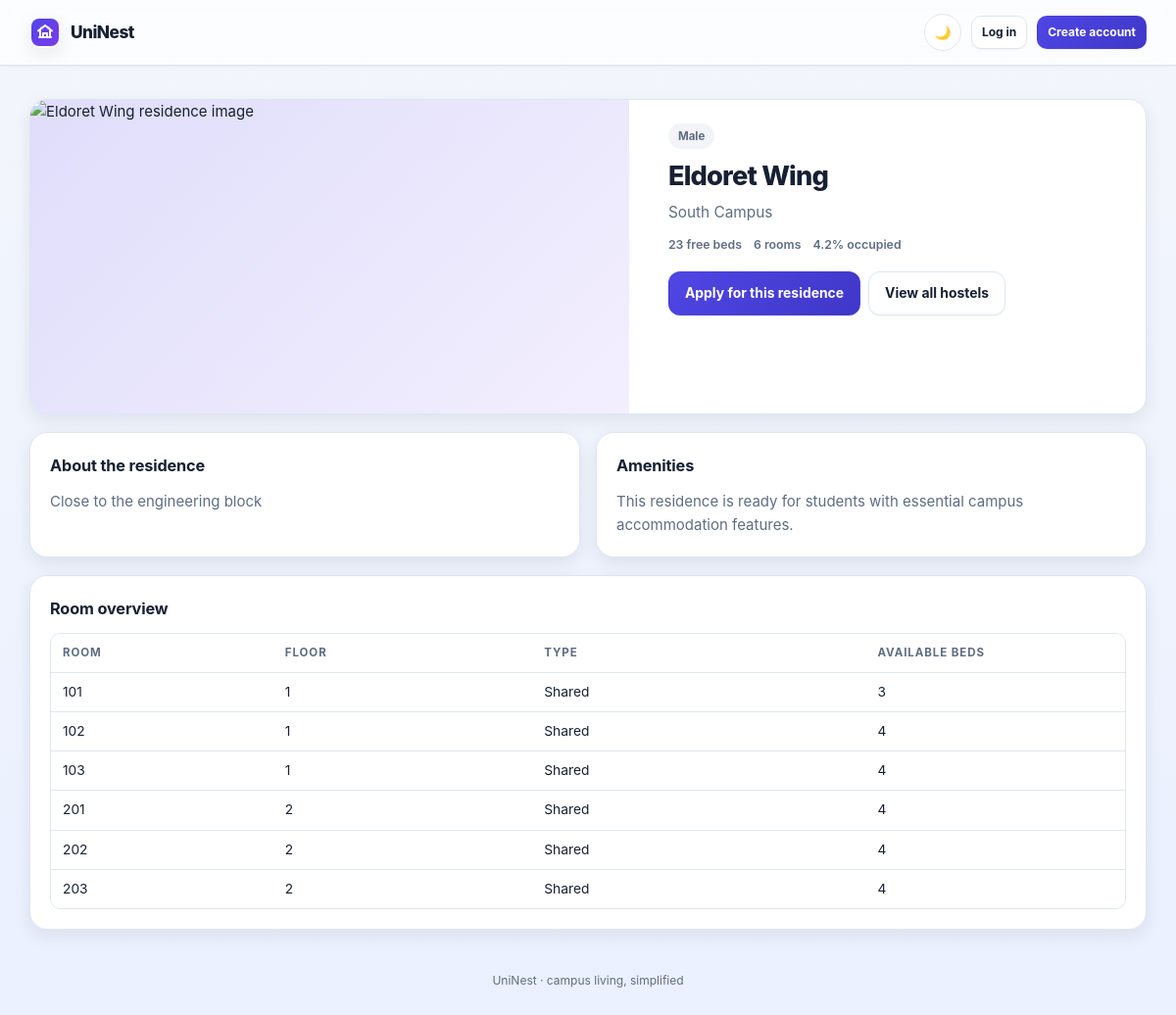
The app's page /hostels/2 with its own data.
### app/models/hostel.py (models this page shows, shortened)
class Hostel(db.Model):
    __tablename__ = "hostels"
    id = db.Column(db.Integer, primary_key=True)
    name = db.Column(db.String(120), unique=True, nullable=False)
    gender = db.Column(db.String(10), nullable=False, default="mixed")
    location = db.Column(db.String(120))
    description = db.Column(db.String(255))
    image_url = db.Column(db.String(500))
    amenities = db.Column(db.Text, default="")
    created_at = db.Column(db.DateTime, default=datetime.utcnow)
    rooms = db.relationship("Room", back_populates="hostel", cascade="all, delete-orphan", lazy="dynamic")
    @property
    def beds_total(self):
        return sum(r.beds_total for r in self.rooms)
    @property
    def beds_occupied(self):
        return sum(r.beds_occupied for r in self.rooms)
    @property
    def beds_available(self):
        return self.beds_total - self.beds_occupied - self.beds_maintenance
    @property
    def beds_maintenance(self):
        return sum(r.beds_maintenance for r in self.rooms)
    @property
    def occupancy_rate(self):
        if self.beds_total == 0:
            return 0
        return round(100.0 * self.beds_occupied / self.beds_total, 1)
    @property
    def amenity_list(self):
        if not self.amenities:
            return []

class Room(db.Model):
    __tablename__ = "rooms"
    id = db.Column(db.Integer, primary_key=True)
    hostel_id = db.Column(db.Integer, db.ForeignKey("hostels.id"), nullable=False)
    number = db.Column(db.String(20), nullable=False)
    floor = db.Column(db.Integer)
    room_type = db.Column(db.String(20), default="shared")
    created_at = db.Column(db.DateTime, default=datetime.utcnow)
    hostel = db.relationship("Hostel", back_populates="rooms")
    beds = db.relationship("Bed", back_populates="room", cascade="all, delete-orphan", lazy="dynamic")
    __table_args__ = (db.UniqueConstraint("hostel_id", "number", name="uq_room_number_in_hostel"),)
    @property
    def beds_total(self):
        return self.beds.count()
    @property
    def beds_occupied(self):
        return self.beds.filter_by(status="occupied").count()
    @property
    def beds_maintenance(self):
        return self.beds.filter_by(status="maintenance").count()
    @property
    def beds_available(self):
        return self.beds.filter_by(status="available").count()

### app/routes/web.py (the view)
@bp.get("/hostels/<int:hostel_id>")
def hostel_detail(hostel_id):
    hostel = db.session.get(Hostel, hostel_id)
    if not hostel:
        flash("Hostel not found.", "error")
        return redirect(url_for("web.index"))
    rooms = hostel.rooms.order_by(Room.number).all()
    return render_template("hostel_detail.html", hostel=hostel, rooms=rooms)

### app/routes/web.py (called while the page is built)
@bp.app_context_processor
def template_context():
    user = current_user()
    unread = 0
    if user:
        unread = report_service.unread_counts(user.id)
    return {"current_user": user, "unread_count": unread}

def current_user():
    uid = session.get("uid")
    return db.session.get(User, uid) if uid else None

### templates/hostel_detail.html (shortened to what this page needs)
{% extends "base.html" %}
{% set hostel_fallbacks = [
  'https://images.unsplash.com/photo-1566073771259-6a8506099945?auto=format&fit=crop&w=1200&q=80',
  'https://images.unsplash.com/photo-1505693416388-ac5ce068fe85?auto=format&fit=crop&w=1200&q=80',
  'https://images.unsplash.com/photo-1522708323590-d24dbb6b0267?auto=format&fit=crop&w=1200&q=80',
  'https://images.unsplash.com/photo-1494526585095-c41746248156?auto=format&fit=crop&w=1200&q=80'
] %}
{% block content %}
<div class="card hostel-detail-hero">
  <img class="hostel-detail-image" src="{{ hostel.image_url or hostel_fallbacks[hostel.id % hostel_fallbacks|length] }}" alt="{{ hostel.name }} residence image">
  <div class="hostel-detail-copy">
    <span class="pill low">{{ hostel.gender|capitalize }}</span>
    <h1 class="page-title" style="margin-top:12px;">{{ hostel.name }}</h1>
    <p class="page-sub" style="margin-bottom:10px;">{{ hostel.location or 'Campus residence' }}</p>
    <div class="hostel-meta">
      <span>{{ hostel.beds_available }} free beds</span>
      <span>{{ rooms|length }} rooms</span>
      <span>{{ hostel.occupancy_rate }}% occupied</span>
    </div>
    <div class="btn-row" style="margin-top:18px;">
      <a class="btn primary" href="{{ url_for('web.my_apply') }}">Apply for this residence</a>
      <a class="btn" href="{{ url_for('web.index') }}">View all hostels</a>
    </div>
  </div>
</div>
<div class="grid cols-2">
  <div class="card">
    <div class="card-title">About the residence</div>
    <p class="hostel-copy" style="margin:0;">{{ hostel.description or 'A comfortable and well-managed residence designed to make campus living easier and more productive.' }}</p>
  </div>
  <div class="card">
    <div class="card-title">Amenities</div>
    {% if hostel.amenity_list %}
      <ul class="amenity-list">
        {% for item in hostel.amenity_list %}
          <li>{{ item }}</li>
        {% endfor %}
      </ul>
    {% else %}
      <p class="hostel-copy" style="margin:0;">This residence is ready for students with essential campus accommodation features.</p>
    {% endif %}
  </div>
</div>
<div class="card">
  <div class="card-title">Room overview</div>
  {% if rooms %}
    <table class="table">
      <thead>
        <tr><th>Room</th><th>Floor</th><th>Type</th><th>Available beds</th></tr>
      </thead>
      <tbody>
        {% for room in rooms %}
        <tr>
          <td>{{ room.number }}</td>
          <td>{{ room.floor or '—' }}</td>
          <td>{{ room.room_type|capitalize }}</td>
          <td>{{ room.beds_available }}</td>
        </tr>
        {% endfor %}
      </tbody>
    </table>
  {% else %}
    <p class="hostel-copy" style="margin:0;">Room information will appear here once the hostel is configured.</p>
  {% endif %}
</div>
{% endblock %}

### static/css/uni.css (style rules this page uses)
:root { --bg: #f3f6fb; --bg-strong: #eaf0ff; --surface: #ffffff; --surface-alt: #f8faff; --text: #172033; --muted: #5f6d83; --border: #dfe6f1; --primary: #4f46e5; --primary-dark: #3f37c7; --primary-soft: #eef2ff; --success: #059669; --success-soft: #ecfdf5; --warning: #d97706; --warning-soft: #fff7ed; --danger: #dc2626; --danger-soft: #fef2f2; --info: #0284c7; --info-soft: #f0f9ff; --shadow-xs: 0 1px 2px rgba(15, 23, 42, 0.05); --shadow-sm: 0 6px 18px rgba(15, 23, 42, 0.08); --shadow-md: 0 18px 38px rgba(15, 23, 42, 0.10); --radius: 18px; }
* { box-sizing: border-box; }
html { scroll-behavior: smooth; }
body { margin: 0; padding: 0; background: linear-gradient(180deg, var(--bg) 0%, var(--bg-strong) 100%); color: var(--text); font-family: -apple-system, BlinkMacSystemFont, "Segoe UI", Roboto, "Helvetica Neue", Arial, sans-serif; font-size: 15px; line-height: 1.6; min-height: 100vh; overflow-x: hidden; }
a { color: var(--primary); text-decoration: none; }
img { max-width: 100%; }
.card, .stat, .grid > *, .hero-panel, .hero-copy, .section-row, .nav-inner, .nav-links, .nav-user, .nav-brand-group { min-width: 0; }
.page-title { font-size: clamp(1.7rem, 2vw, 2.2rem); line-height: 1.2; font-weight: 800; margin: 0 0 8px; letter-spacing: -0.03em; }
.page-sub { color: var(--muted); margin: 0 0 22px; font-size: 0.96rem; }
.card { background: var(--surface); border: 1px solid var(--border); border-radius: var(--radius); box-shadow: var(--shadow-sm); padding: 20px; margin-bottom: 18px; overflow: hidden; }
.card-title { font-weight: 700; font-size: 1.02rem; margin: 0 0 12px; letter-spacing: -0.01em; }
.grid { display: grid; gap: 16px; }
.grid.cols-2 { grid-template-columns: repeat(2, minmax(0, 1fr)); }
.hostel-copy { margin: 10px 0 12px; color: var(--muted); line-height: 1.6; }
.hostel-meta { display: flex; flex-wrap: wrap; gap: 8px 12px; color: var(--muted); font-size: 0.77rem; font-weight: 600; }
.hostel-detail-hero { display: grid; grid-template-columns: minmax(0, 1.2fr) minmax(0, 1fr); gap: 18px; padding: 0; overflow: hidden; }
.hostel-detail-image { width: 100%; height: 100%; min-height: 320px; object-fit: cover; display: block; background: linear-gradient(135deg, rgba(79, 70, 229, 0.18), rgba(167, 139, 250, 0.14)); }
.hostel-detail-copy { padding: 24px 22px; }
.btn { display: inline-flex; align-items: center; justify-content: center; gap: 7px; background: var(--surface); color: var(--text); border: 1px solid var(--border); border-radius: 12px; padding: 10px 16px; font-size: 0.87rem; font-weight: 700; cursor: pointer; text-decoration: none; box-shadow: var(--shadow-xs); transition: transform 0.15s ease, box-shadow 0.15s ease, background 0.15s ease; }
.btn.primary { background: linear-gradient(135deg, var(--primary), var(--primary-dark)); border-color: transparent; color: white; }
.btn-row { display: flex; gap: 8px; flex-wrap: wrap; align-items: center; }
table.table { width: 100%; border-collapse: collapse; font-size: 0.86rem; }
.table { width: 100%; table-layout: fixed; border-collapse: collapse; }
.table { width: 100%; min-width: 620px; border-collapse: collapse; table-layout: auto; }
.table th { text-align: left; padding: 10px 12px; color: var(--muted); font-size: 0.72rem; font-weight: 700; text-transform: uppercase; letter-spacing: 0.08em; border-bottom: 1px solid var(--border); white-space: nowrap; }
.table td { padding: 10px 12px; border-bottom: 1px solid var(--border); vertical-align: middle; white-space: nowrap; line-height: 1.4; }
.table th:nth-child(1), .table td:nth-child(1) { width: 12%; }
.table th:nth-child(2), .table td:nth-child(2) { width: 14%; }
.table th:nth-child(3), .table td:nth-child(3) { width: 18%; }
.table th:nth-child(4), .table td:nth-child(4) { width: 14%; }
.table tr:last-child td { border-bottom: none; }
.pill { padding: 4px 10px; border-radius: 999px; font-size: 0.72rem; font-weight: 700; display: inline-block; }
.pill.low, .pill.info { background: rgba(148, 163, 184, 0.12); color: var(--muted); }

### records on screen
Hostel: gender "Male", name "Eldoret Wing", location "South Campus", description "Close to the engineering block"
Room: number "101", floor "1", room_type "Shared", beds_available "3"
Room: number "102", floor "1", room_type "Shared", beds_available "4"
Room: number "103", floor "1", room_type "Shared", beds_available "4"
Room: number "201", floor "2", room_type "Shared", beds_available "4"
Room: number "202", floor "2", room_type "Shared", beds_available "4"
Room: number "203", floor "2", room_type "Shared", beds_available "4"

### other values on screen
{{ hostel.beds_available }} "23"
{{ rooms|length }} "6"
{{ hostel.occupancy_rate }} "4.2"
